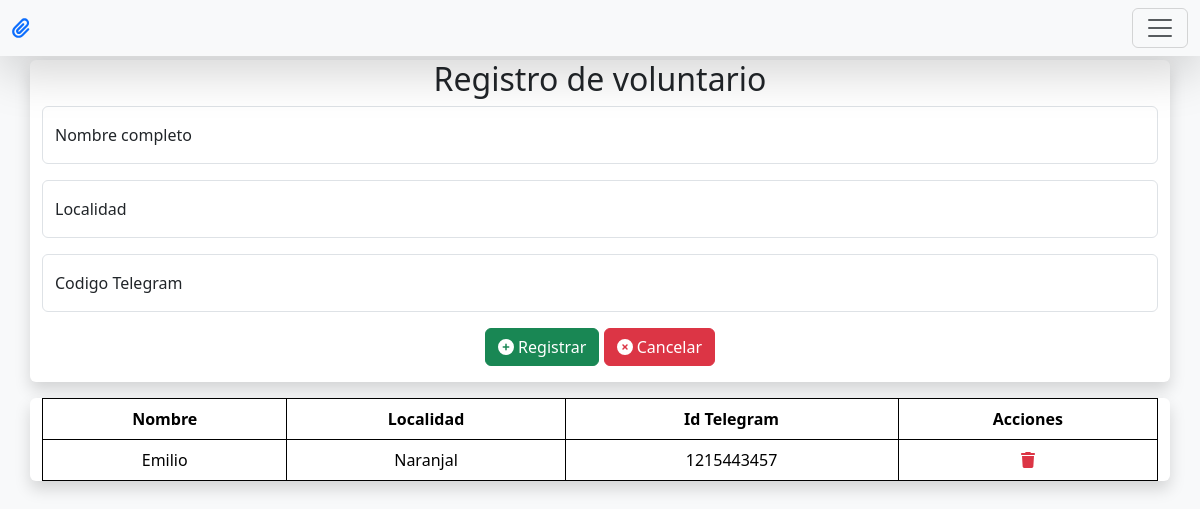
The app's page /registrarVoluntario, older data.
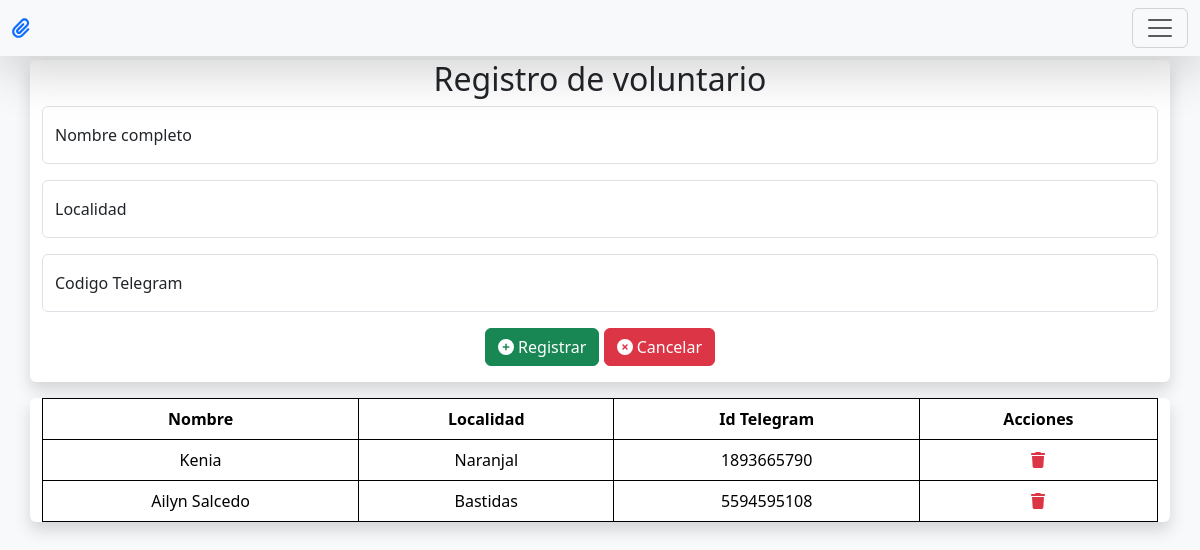
The same page, newer data.
### database.py (models this page shows, shortened)
class Voluntario(Base):
    __tablename__ = 'voluntarios'
    id = Column(Integer, primary_key=True)
    nombreCompleto = Column(String(300),nullable=False)
    localidad = Column(String(100), nullable=False)
    telegramId = Column(String(50), nullable=False)

### local.py (the view, shortened to what this page needs)
@app.route('/registrarVoluntario', methods = ['POST', 'GET'])
def registrarVoluntario():
    if request.method != 'POST':
        return render_template('registrarVoluntario.html', voluntarios = session.query(Voluntario).all())

### templates/registrarVoluntario.html
{% extends 'plantilla.html' %}
{%block body%}
<div class="container-sm shadow rounded bg-white text-center">
    <h2>Registro de voluntario</h2>
    <form action="/registrarVoluntario" method="post">
        <div class="form-floating mb-3">
            <input type="text" class="form-control" placeholder="x" name="nombre">
            <label>Nombre completo</label>
        </div>
        <div class="form-floating mb-3">
            <input type="text" class="form-control" placeholder="x" name="localidad">
            <label>Localidad</label>
        </div>
        <div class="form-floating mb-3">
            <input type="text" class="form-control" placeholder="x" name="telegramId">
            <label>Codigo Telegram</label>
        </div>
        <button type="submit" class="btn btn-success mb-3"><i class="fa-solid fa-plus-circle"></i> Registrar</button>
        <button type="reset" class="btn btn-danger mb-3"><i class="fa-solid fa-xmark-circle"></i> Cancelar</button>
    </form>
</div>
<div class="mt-3 container-sm shadow rounded bg-white text-center">
    <table class="table table-bordered border-black">
        <thead>
            <tr>
                <th>Nombre</th>
                <th>Localidad</th>
                <th>Id Telegram</th>
                <th>Acciones</th>
            </tr>
        </thead>
        <tbody>
            {%for vol in voluntarios%}
            <tr>
                <td>{{vol.nombreCompleto}}</td>
                <td>{{vol.localidad}}</td>
                <td>{{vol.telegramId}}</td>
                <td>
                    <a href="/eliminarVoluntario/{{vol.id}}" class="mr-3 text-danger"><i class="fa fa-solid fa-trash"></i></a>
                </td>
            </tr>
            {%endfor%}
        </tbody>
    </table>
</div>
{%endblock%}

Row changes from the older to the newer data that the page shows:
removed Voluntario: nombreCompleto "Emilio", localidad "Naranjal", telegramId "1215443457"
added Voluntario: nombreCompleto "Kenia", localidad "Naranjal", telegramId "1893665790"
added Voluntario: nombreCompleto "Ailyn Salcedo", localidad "Bastidas", telegramId "5594595108"
